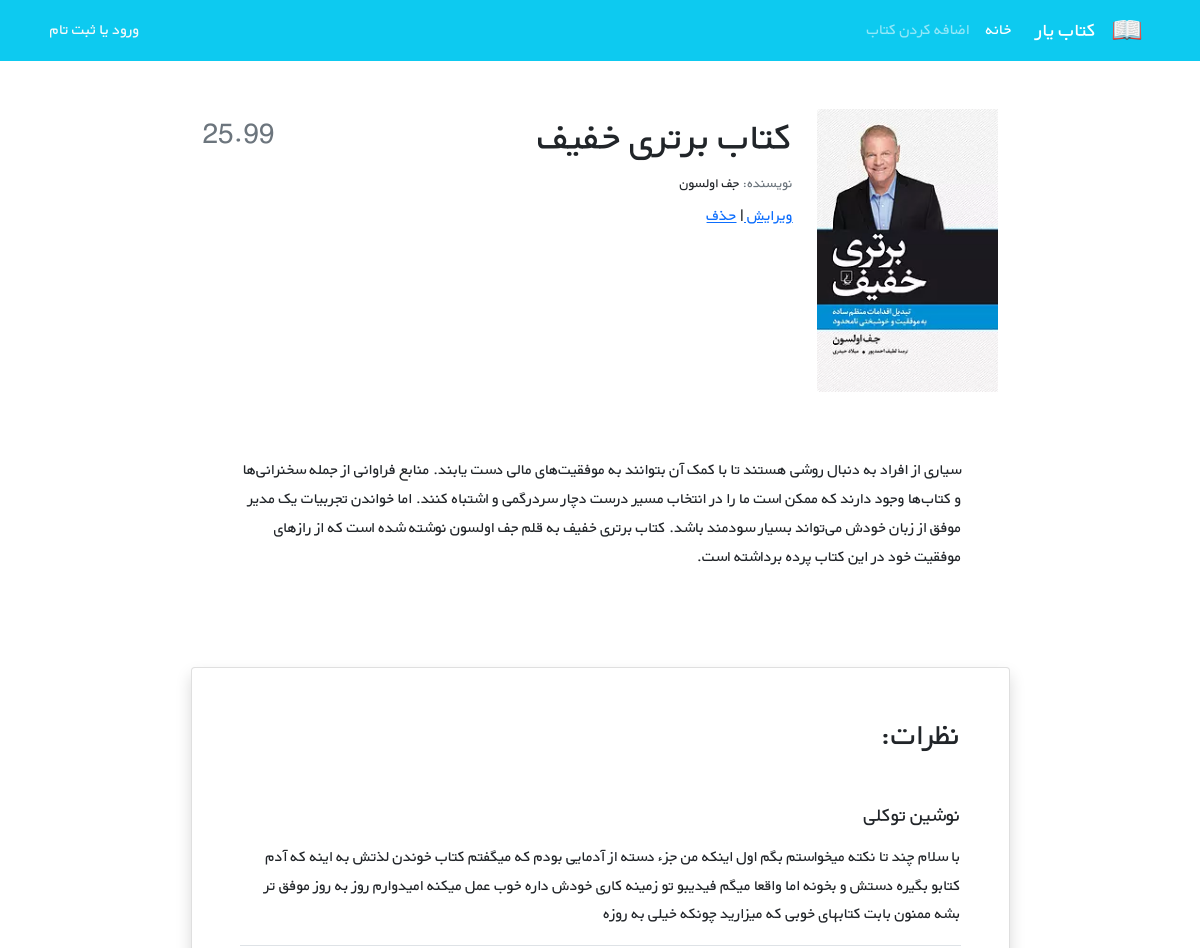
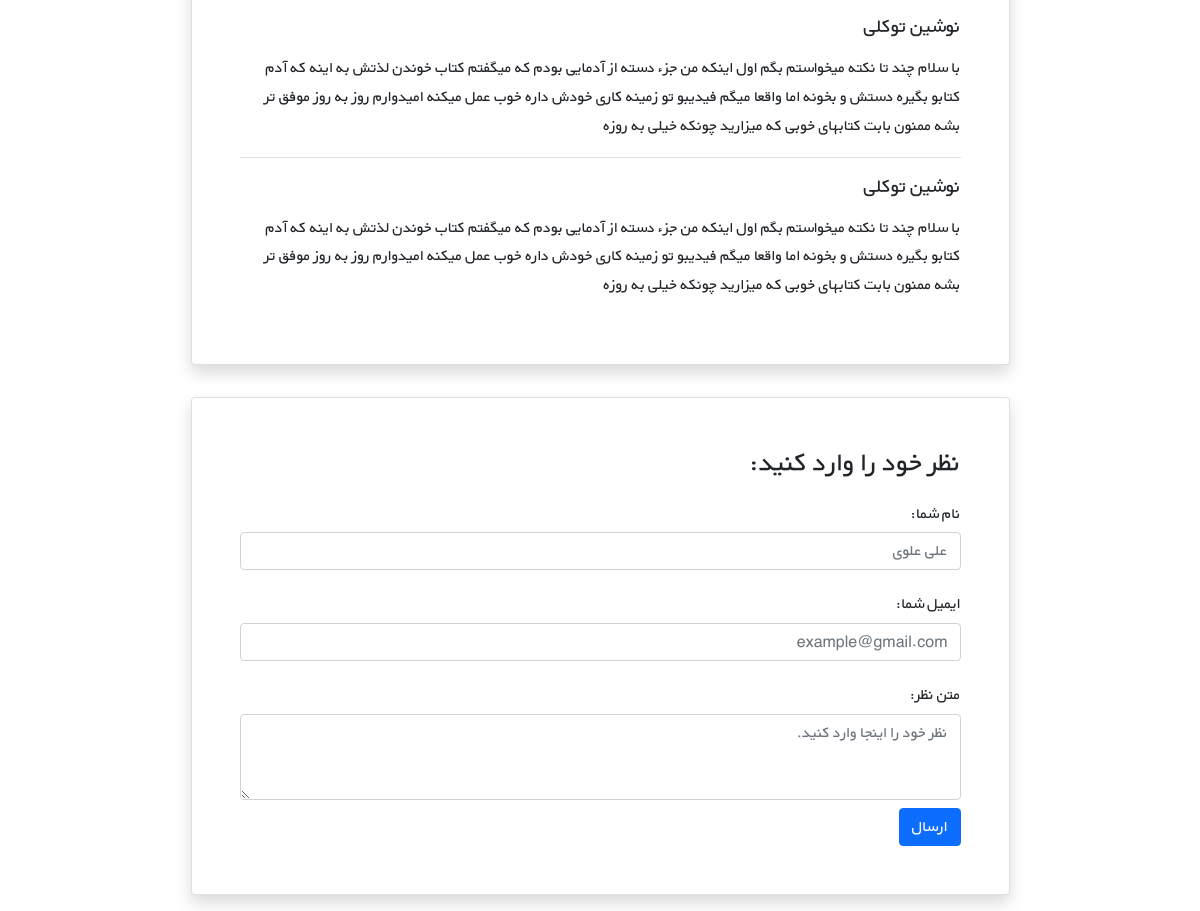
The app's page /books/5/ with its own data (2 pictures, top to bottom).
### books/models.py (models this page shows, shortened)
class Book(models.Model):
    title = models.CharField(max_length=200)
    author = models.CharField(max_length= 200)
    description = models.TextField()
    price = models.DecimalField( max_digits=5, decimal_places=2)
    cover = models.ImageField(upload_to='covers/',blank=True)

### books/views.py (the view)
# urls.py: path('<int:pk>/', BookDetailView.as_view(), name="book_detail"),
class BookDetailView(generic.DetailView):
    model = Book
    template_name = 'books/book_detail.html'

### books/templates/books/book_detail.html (shortened to what this page needs)
{% extends '_base.html' %}
{% block content %}
    <div class="container mt-5" dir="rtl">
    <div class="">
        <div class="">
            <div class="d-flex justify-content-center">
                <div class="row w-sm-75 w-100">
                    <div class="col-xs-12 col-md-3 d-flex justify-content-center">
                        <div>
                            {% if book.cover %}
                                <img src="{{ book.cover.url }}" class="img-fluid rounded-start" alt="...">
                            {% endif %}
                        </div>
                    </div>
                    <div class="col-xs-12 col-md-6 text-center text-md-end mt-md-1 mt-4">
                        <h1> {{ book.title }}</h1>
                        <h5 class="small my-1"><span class="text-muted">نویسنده: </span>{{ book.author }}</h5>
                        <a href="{% url 'book_update' book.id %}"> ویرایش </a>
                       <span> |</span>
                         <a href="{% url 'book_delete' book.id %}"> حذف </a>
                    </div>
                    <div class="col-xs-12 col-md-3 d-flex flex-column">
                        <h3 class="align-self-center pt-2 text-muted align-self-md-end">
                            {{ book.price }}
                        </h3>
                    </div>
                </div>
            </div>
            <div class="d-flex justify-content-center">
                <div class="my-3 p-5 w-sm-75 w-100">
                    {{ book.description|linebreaks }}
                </div>
            </div>
            <div class="d-flex justify-content-center">
                <div class="card shadow my-3 p-5 w-sm-75 w-100">
                    <h2 class="mb-5">نظرات:</h2>
                    <div class="border-bottom mb-3">
                        <h5 class="mb-3">نوشین توکلی</h5>
                        <p>با سلام چند تا نکته میخواستم بگم اول اینکه من جزء دسته از آدمایی بودم که میگفتم کتاب خوندن لذتش
                            به اینه که آدم کتابو بگیره دستش و بخونه اما واقعا میگم فیدیبو تو زمینه کاری خودش داره خوب عمل
                            میکنه امیدوارم روز به روز موفق تر بشه ممنون بابت کتابهای خوبی که میزارید چونکه خیلی به روزه</p>
                    </div>
                    <div class="border-bottom mb-3">
                        <h5 class="mb-3">نوشین توکلی</h5>
                        <p>با سلام چند تا نکته میخواستم بگم اول اینکه من جزء دسته از آدمایی بودم که میگفتم کتاب خوندن لذتش
                            به اینه که آدم کتابو بگیره دستش و بخونه اما واقعا میگم فیدیبو تو زمینه کاری خودش داره خوب عمل
                            میکنه امیدوارم روز به روز موفق تر بشه ممنون بابت کتابهای خوبی که میزارید چونکه خیلی به روزه</p>
                    </div>
                    <div>
                        <h5 class="mb-3">نوشین توکلی</h5>
                        <p>با سلام چند تا نکته میخواستم بگم اول اینکه من جزء دسته از آدمایی بودم که میگفتم کتاب خوندن لذتش
                            به اینه که آدم کتابو بگیره دستش و بخونه اما واقعا میگم فیدیبو تو زمینه کاری خودش داره خوب عمل
                            میکنه امیدوارم روز به روز موفق تر بشه ممنون بابت کتابهای خوبی که میزارید چونکه خیلی به روزه</p>
                    </div>
                </div>
            </div>
            <div class="d-flex justify-content-center">
                <div class="card shadow my-3 p-5 w-sm-75 w-100">
                    <h3>نظر خود را وارد کنید:</h3>
                    <form method="POST">
                        <div class="form-group py-2">
                            <label class="py-1" for="author_name">نام شما:</label>
                            <input type="text" class="form-control" placeholder="علی علوی" name="author_name">
                        </div>
                        <div class="form-group py-2">
                            <label class="py-1" for="email">ایمیل شما:</label>
                            <input type="email" class="form-control" placeholder="example@gmail.com" name="email">
                        </div>
                        <div class="form-group py-2">
                            <label class="py-1" for="comment_text">متن نظر:</label>
                            <textarea class="form-control" name="text" rows="3"
                                      placeholder="نظر خود را اینجا وارد کنید."></textarea>
                        </div>
                        <button type="submit" class="btn btn-primary">ارسال</button>
                    </form>
                </div>
            </div>
        </div>
    </div>
</div>
{% endblock content %}

### static/css/style.css (style rules this page uses)
* { font-family: 'BYekan', sans-serif; line-height: 1.8rem; }
@media (min-width: 576px) { .w-sm-75 { width: 75%!important; } }

### records on screen
Book: cover (picture), title "کتاب برتری خفیف", author "جف اولسون", price "25.99", description "سیاری از افراد به دنبال روشی هستند تا با کمک آن بتوانند به موفقیت‌های مالی دست یابند. منابع فراوانی از جمله سخنرانی‌ها و کتاب‌ها وجود دارند که ممکن است ما را در انتخاب مسیر درست دچار سردرگمی و اشتباه کنند. اما خواندن تجربیات یک مدیر موفق از زبان خودش می‌تواند بسیار سودمند باشد. کتاب برتری خفیف به قلم جف اولسون نوشته شده است که از رازهای موفقیت خود در این کتاب پرده برداشته است."
